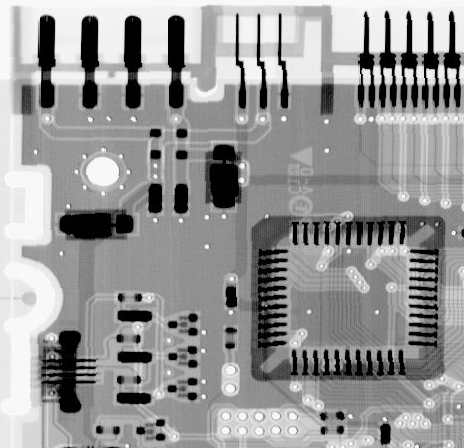
%> input picture HW4/image/task_2.png, 464 x 448 px
$ octave --eval "result = equalize_hist('../HW4/image/task_2.png');"   (GNU Octave 9; MATLAB toolbox functions it lacks are replaced by stand-ins)
%> lines starting %> are read from the running program, lines starting %| are printed output that depends on the picture
function [ output_img ] = equalize_hist( input_img )
%> called with input_img = '../HW4/image/task_2.png'
%UNTITLED Summary of this function goes here
%   Detailed explanation goes here

f=imread(input_img);
%> f is the input picture: size 448x464x3 uint8; min 0, max 255, mean 150.8
[m,n]=size(f); %m-height, n-width
%> m = 448; n = 1392

count=zeros(1,256);
for i=1:m
    for j=1:n
        count(f(i,j)+1)= count(f(i,j)+1)+1; %灰度为f(i,j)的像素个数
    end
end
%> after the loop, count = 256 values, max 39702 at index 1, min 0 at index 256, mean 2436

%计算不同灰度值像素个数的累计个数，即cdf的分子
sum=zeros(1,256);
for i=1:256
    for j=1:i
        sum(i)=sum(i)+count(j);
    end
end
%> after the loop, sum = 256 values from 39702 to 623616

out_count=zeros(1,256);
for i=1:m
    for j=1:n
        output_img(i,j)= round(sum(f(i,j)+1)*255 /(m*n));
        out_count(output_img(i,j)+1)= out_count(output_img(i,j)+1)+1; %灰度为output_img(i,j)的像素个数
    end
end
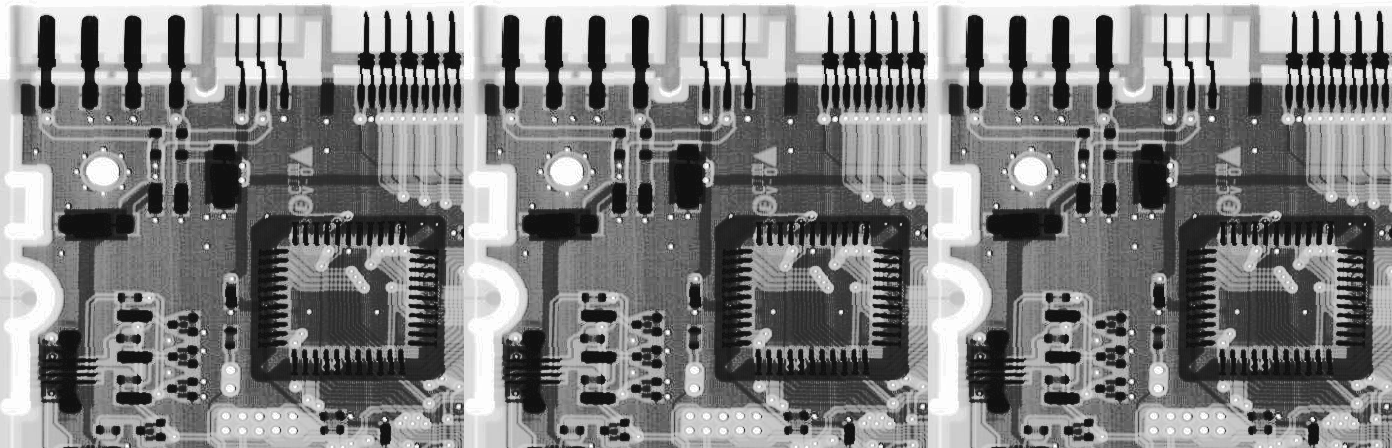
%> output_img: size 448x1392 double; min 16, max 255, mean 129.1
%> after the loop, out_count = 256 values, max 39702 at index 17, min 0 at index 1, mean 2436

%将直方图纵坐标转化为normalized直方图的纵坐标
% p=n/MN
origin_p=zeros(1,256);
output_p=zeros(1,256);
for i=1:256
    origin_p(i)=count(i)/(m*n);
    output_p(i)=out_count(i)/(m*n);
end
%> after the loop, origin_p = 256 values, max 0.0637 at index 1, min 0 at index 256, mean 0.00391; output_p = 256 values, max 0.0637 at index 17, min 0 at index 1, mean 0.00391

output_img=uint8(output_img);
%> output_img: size 448x1392 uint8
%> `result = equalize_hist('../HW4/image/task_2.png');`:
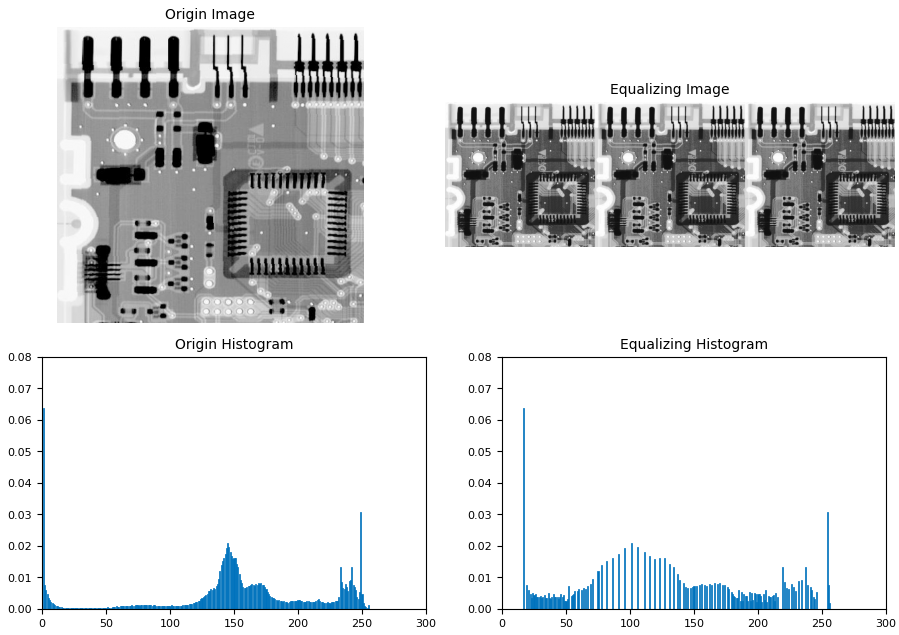
%> figure redrawn from the program's plot data, 4 panels

subplot(2,2,1);
imshow(f);   %原图
title('Origin Image');

subplot(2,2,2);
imshow(output_img);  %均衡化后的图
title('Equalizing Image');

subplot(2,2,3);
bar(1:256,origin_p); %原图的直方图
title('Origin Histogram');

subplot(2,2,4);
bar(1:256,output_p); %均衡化后的直方图
title('Equalizing Histogram');

end
